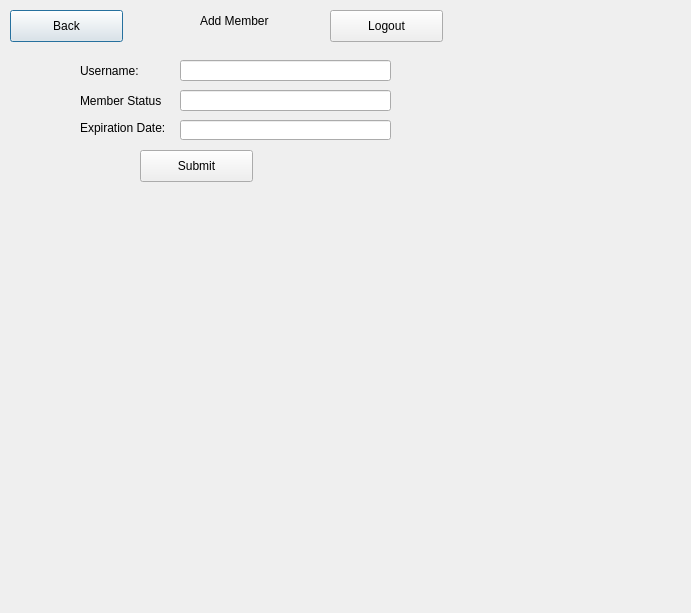
<?xml version="1.0" encoding="UTF-8"?>
<ui version="4.0">
 <class>addMember</class>
 <widget class="QDialog" name="addMember">
  <property name="geometry">
   <rect>
    <x>0</x>
    <y>0</y>
    <width>691</width>
    <height>613</height>
   </rect>
  </property>
  <property name="windowTitle">
   <string>Dialog</string>
  </property>
  <widget class="QPushButton" name="back_button">
   <property name="geometry">
    <rect>
     <x>10</x>
     <y>10</y>
     <width>113</width>
     <height>32</height>
    </rect>
   </property>
   <property name="text">
    <string>Back</string>
   </property>
  </widget>
  <widget class="QLabel" name="addmemberlogo">
   <property name="geometry">
    <rect>
     <x>200</x>
     <y>10</y>
     <width>91</width>
     <height>21</height>
    </rect>
   </property>
   <property name="text">
    <string>Add Member</string>
   </property>
  </widget>
  <widget class="QPushButton" name="logout_button">
   <property name="geometry">
    <rect>
     <x>330</x>
     <y>10</y>
     <width>113</width>
     <height>32</height>
    </rect>
   </property>
   <property name="text">
    <string>Logout</string>
   </property>
  </widget>
  <widget class="QLabel" name="username">
   <property name="geometry">
    <rect>
     <x>80</x>
     <y>60</y>
     <width>81</width>
     <height>21</height>
    </rect>
   </property>
   <property name="text">
    <string>Username:</string>
   </property>
  </widget>
  <widget class="QLabel" name="password">
   <property name="geometry">
    <rect>
     <x>80</x>
     <y>90</y>
     <width>81</width>
     <height>21</height>
    </rect>
   </property>
   <property name="text">
    <string>Member Status:</string>
   </property>
  </widget>
  <widget class="QLabel" name="adminstatus">
   <property name="geometry">
    <rect>
     <x>80</x>
     <y>120</y>
     <width>131</width>
     <height>16</height>
    </rect>
   </property>
   <property name="text">
    <string>Expiration Date:</string>
   </property>
  </widget>
  <widget class="QLineEdit" name="lineEdit_name">
   <property name="geometry">
    <rect>
     <x>180</x>
     <y>60</y>
     <width>211</width>
     <height>21</height>
    </rect>
   </property>
  </widget>
  <widget class="QLineEdit" name="lineEdit_memStatus">
   <property name="geometry">
    <rect>
     <x>180</x>
     <y>90</y>
     <width>211</width>
     <height>21</height>
    </rect>
   </property>
  </widget>
  <widget class="QPushButton" name="button_submit">
   <property name="geometry">
    <rect>
     <x>140</x>
     <y>150</y>
     <width>113</width>
     <height>32</height>
    </rect>
   </property>
   <property name="text">
    <string>Submit</string>
   </property>
  </widget>
  <widget class="QLineEdit" name="lineEdit_expDate">
   <property name="geometry">
    <rect>
     <x>180</x>
     <y>120</y>
     <width>211</width>
     <height>20</height>
    </rect>
   </property>
  </widget>
 </widget>
 <resources/>
 <connections/>
</ui>
